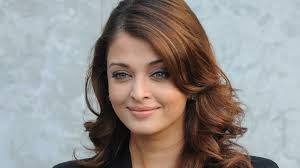
#> input picture mc learning/a.jpg, 300 x 168 px
$ python warpaffine.py
#> lines starting #> are read from the running program, lines starting #| are printed output that depends on the picture
import cv2
import numpy as np
img=cv2.imread('a.jpg',0)
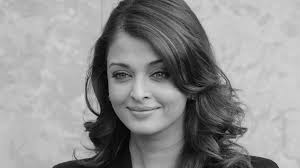
#> img: shape (168, 300); min 0, max 217, mean 144.9
rows,cols=img.shape
#> rows = 168; cols = 300
M=np.float32([[1,0,40],[0,1,50]])
dst=cv2.warpAffine(img,M,(cols,rows))
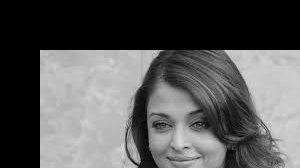
#> dst: shape (168, 300); min 0, max 217, mean 88.8
'''
warpAffine to implement simple remapping routines. Use the
OpenCV function getRotationMatrix2D to obtain a rotation matrix
'''
cv2.imshow('img',dst)
cv2.waitKey(0)
cv2.destroyAllWindows()

$ run again, with mc learning/ar.jpg copied over mc learning/a.jpg
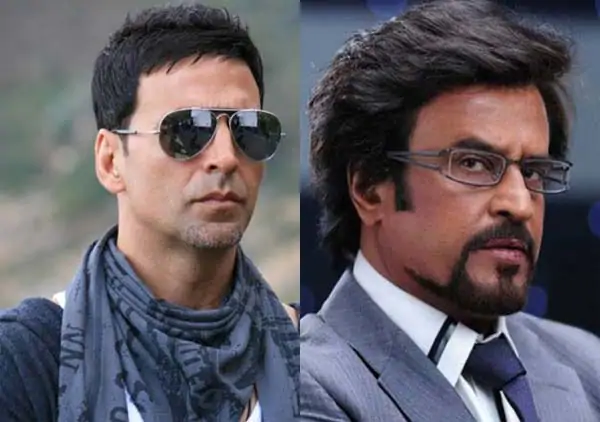
#> input picture mc learning/ar.jpg, 600 x 422 px
#> `img=cv2.imread('a.jpg',0)`:
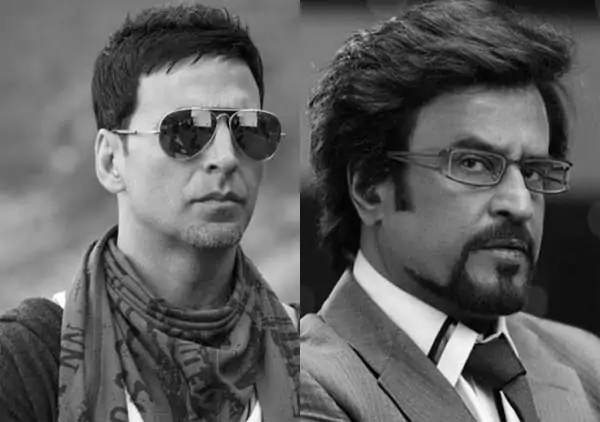
#> img: shape (422, 600); min 0, max 255, mean 94.5
#> `dst=cv2.warpAffine(img,M,(cols,rows))`:
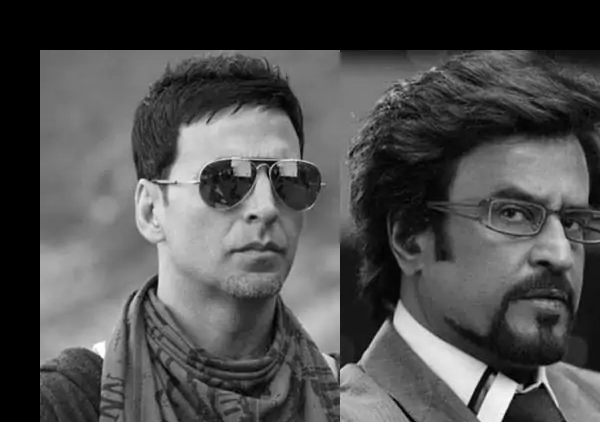
#> dst: shape (422, 600); min 0, max 254, mean 79.1

$ run again, with mc learning/img1.jpg copied over mc learning/a.jpg
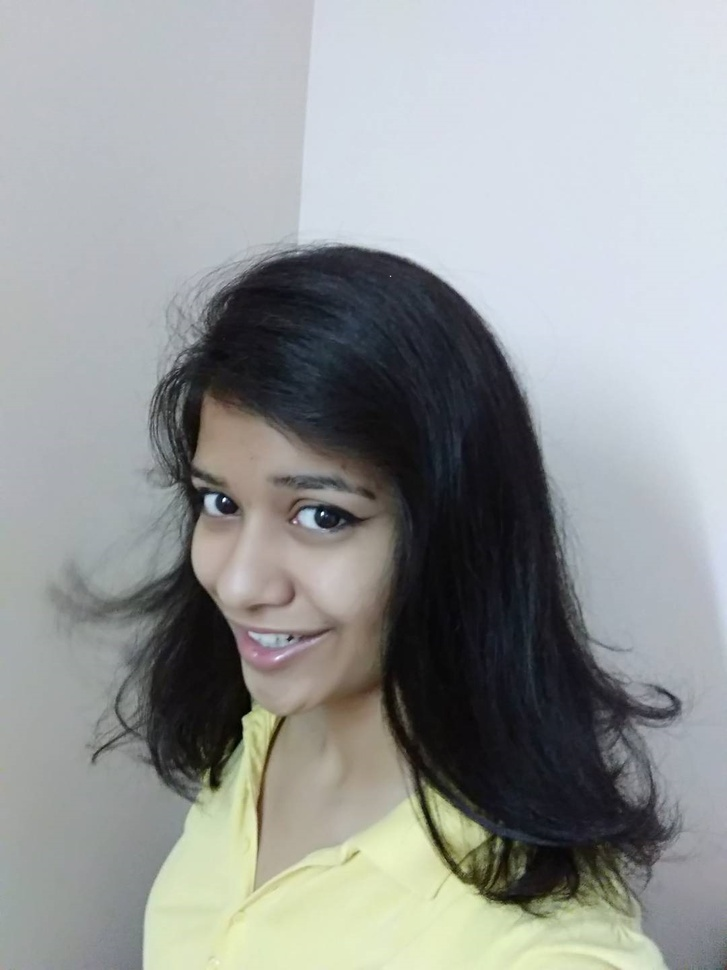
#> input picture mc learning/img1.jpg, 727 x 970 px, shrunk from 1080 x 1440 before the run
#> `img=cv2.imread('a.jpg',0)`:
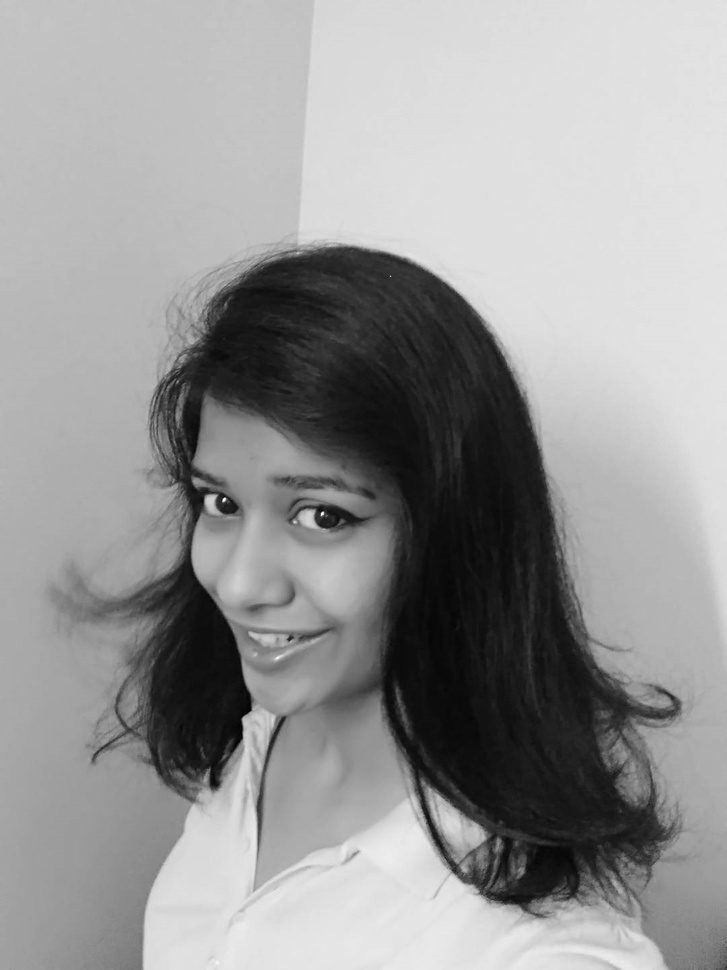
#> img: shape (970, 727); min 2, max 255, mean 150.9
#> `dst=cv2.warpAffine(img,M,(cols,rows))`:
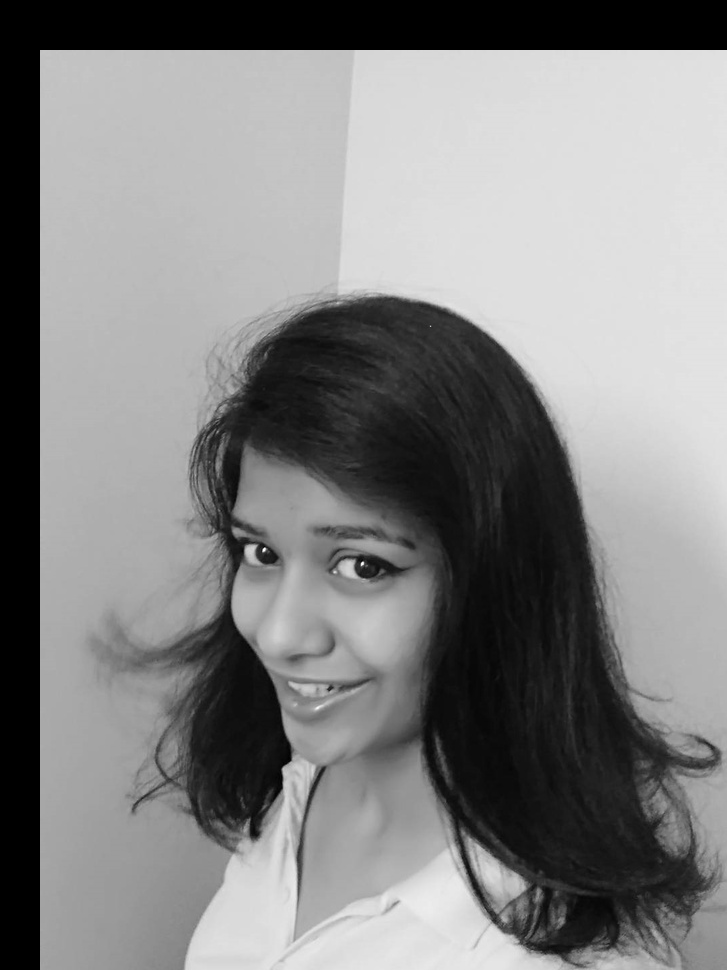
#> dst: shape (970, 727); min 0, max 255, mean 130.1

$ run again, with mc learning/m.jpg copied over mc learning/a.jpg
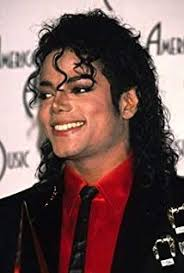
#> input picture mc learning/m.jpg, 184 x 273 px
#> `img=cv2.imread('a.jpg',0)`:
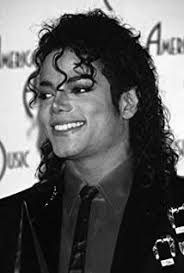
#> img: shape (273, 184); min 0, max 255, mean 94.3
#> `dst=cv2.warpAffine(img,M,(cols,rows))`:
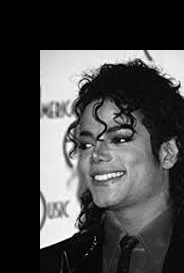
#> dst: shape (273, 184); min 0, max 255, mean 68.1
